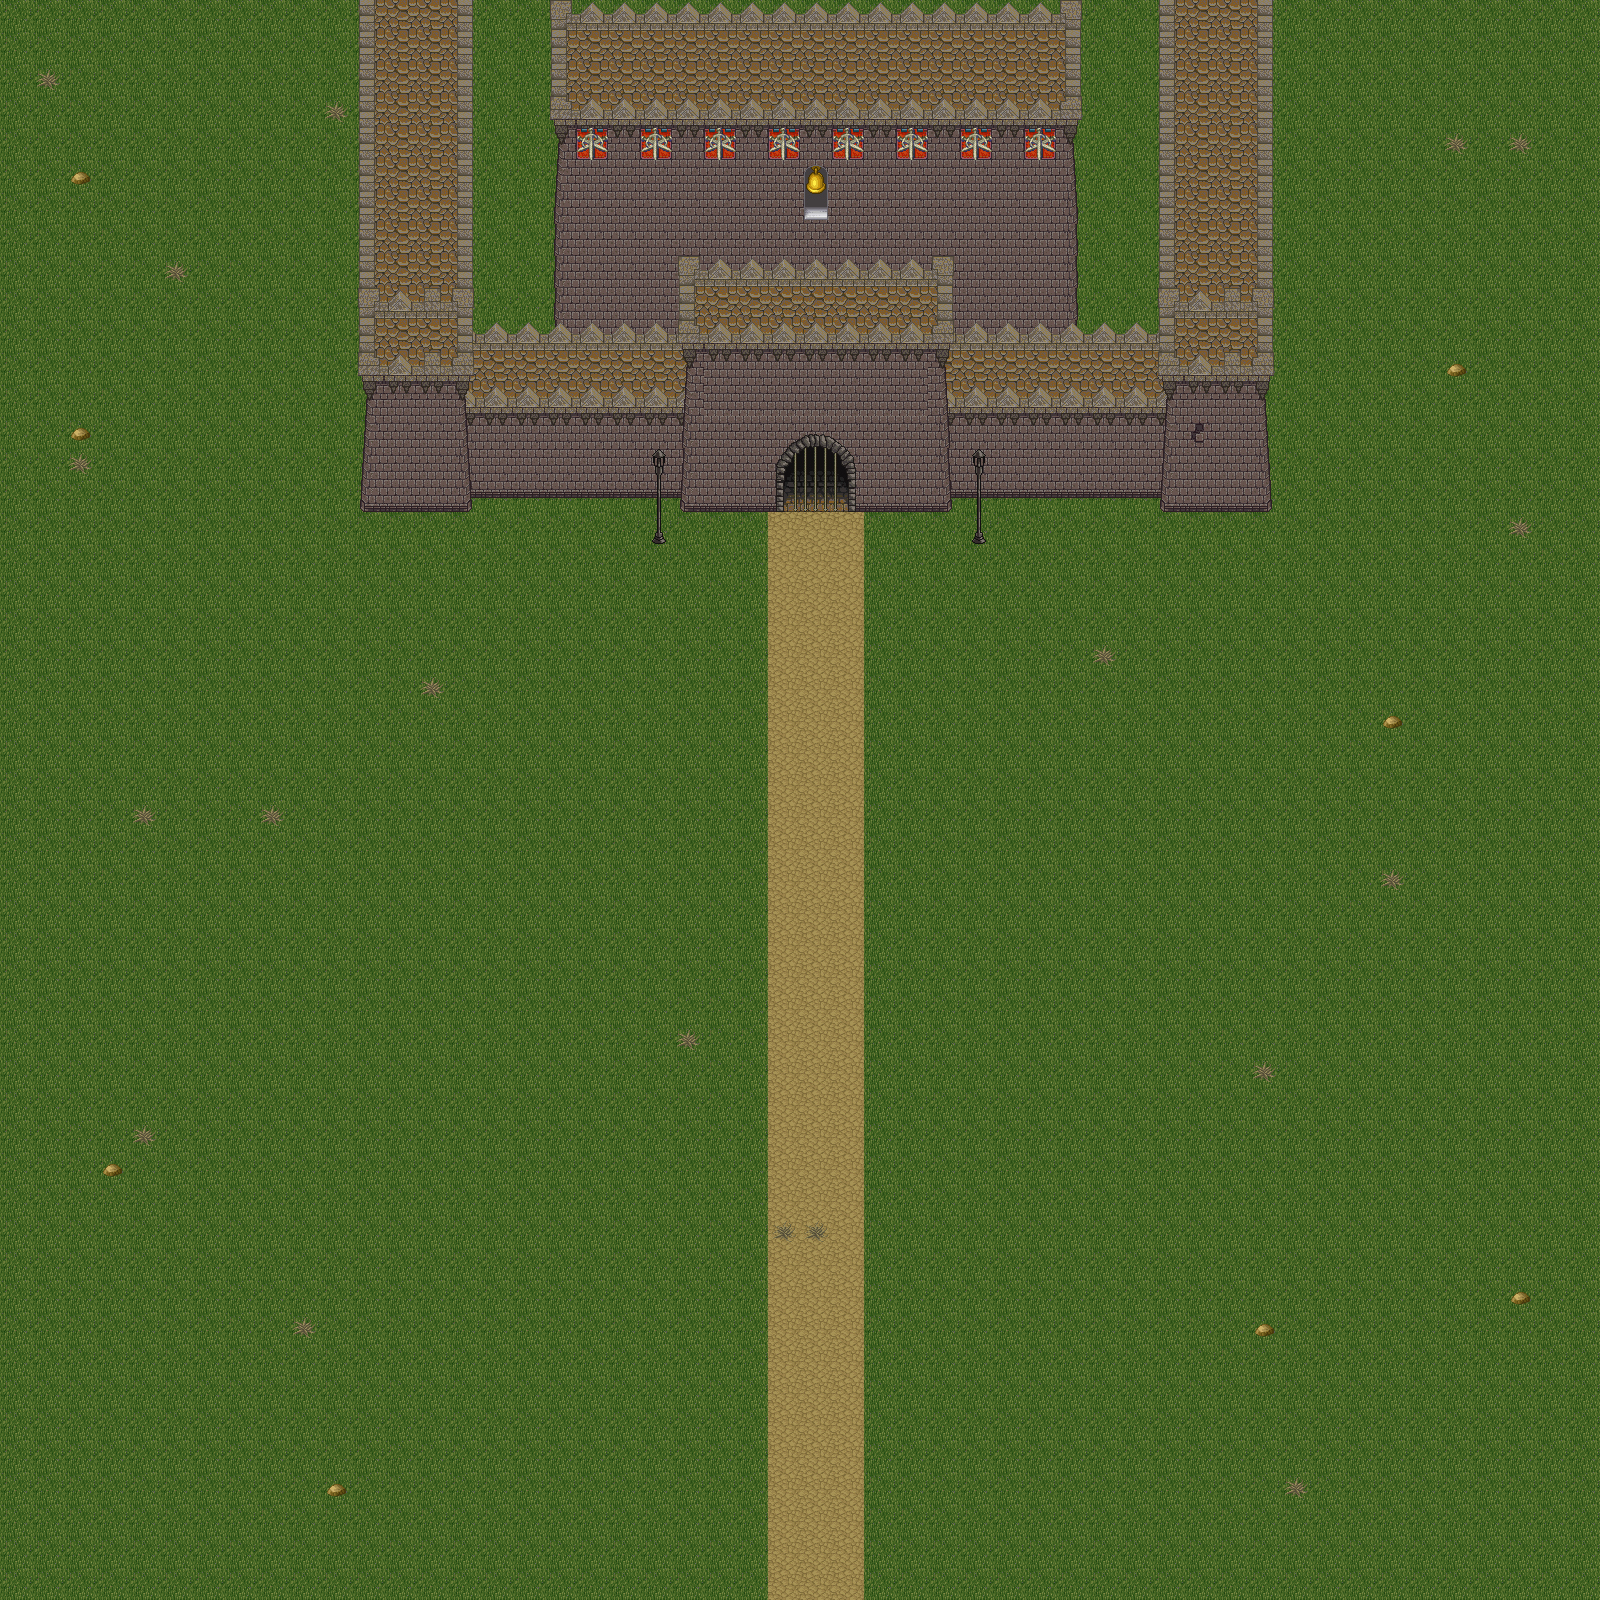

Rendered tile map (Tiled .tmx) drawn with the repository's tilesets; below, a short description and the map source with its tile grids summarised:
An orthogonal 50x50 tile map with 32x32 px tiles, 5 tile layers (floor, castlebig, castlewall, castle, ...), 2 tilesets.

<map version="1.10" tiledversion="1.10.2" orientation="orthogonal" renderorder="right-down" width="50" height="50" tilewidth="32" tileheight="32" infinite="0" nextlayerid="6" nextobjectid="1">
 <tileset firstgid="1" name="Castle2" tilewidth="32" tileheight="32" tilecount="256" columns="16">
  <image source="assets/Castle2.png" width="512" height="512" />
 </tileset>
 <tileset firstgid="257" name="pipoya" tilewidth="32" tileheight="32" tilecount="1064" columns="8">
  <image source="assets/pipoya.png" width="256" height="4256" />
 </tileset>
 <layer id="1" name="floor" width="50" height="50">
  <data>[2500 cells, 2500 non-empty, 11 distinct tile ids]</data>
 </layer>
 <layer id="4" name="castlebig" width="50" height="50">
  <data>[2500 cells, 281 non-empty, 18 distinct tile ids]</data>
 </layer>
 <layer id="3" name="castlewall" width="50" height="50">
  <data>[2500 cells, 97 non-empty, 6 distinct tile ids]</data>
 </layer>
 <layer id="2" name="castle" width="50" height="50">
  <data>[2500 cells, 138 non-empty, 39 distinct tile ids]</data>
 </layer>
 <layer id="5" name="deco" width="50" height="50">
  <data>[2500 cells, 25 non-empty, 4 distinct tile ids]</data>
 </layer>
</map>
